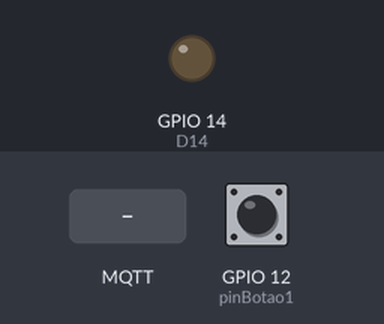
Simulated run of this sketch. Board: ESP8266 (NodeMCU). Parts: output pins drawn as LEDs (lit = HIGH). The inputs (shaded band) are chosen by the test bench; at power-on: GPIO 12 (pinBotao1) HIGH. WiFi joins after 1.5 s; servers stay silent unless stated; no MQTT or app messages arrive unless stated; what the sketch prints to the serial monitor is not drawn.

Above: at 2.7 s.
2.8 s: MQTT message "ligar2" arrives on the first subscribed topic
At 3.9 s:
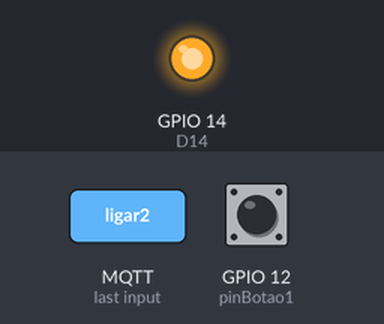
5.9 s: MQTT message "desligar2" arrives on the first subscribed topic
At 6.2 s:
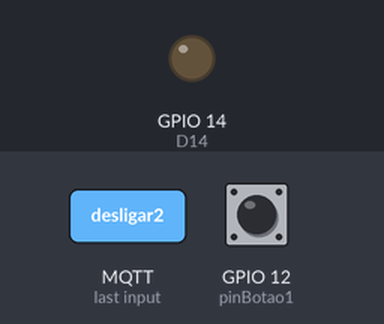
Timing chart, 0 to 8.9 s (numbered marks = the images above; inputs shaded):
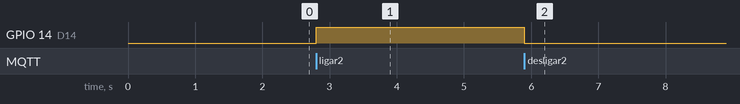

The sketch:

Rakel_2.ino
```cpp
#include <PubSubClient.h> // Importa a Biblioteca PubSubClient
#include <ESP8266WiFi.h>

//defines:
//defines de id mqtt e tópicos para publicação e subscribe
#define TOPICO_SUBSCRIBE "Alimentador_TccRecebe"     //tópico MQTT de escuta
#define TOPICO_PUBLISH   "Alimentador_TccEnvio"    //tópico MQTT de envio de informações para Broker
                                                   //IMPORTANTE: recomendamos fortemente alterar os nomes
                                                   //            desses tópicos. Caso contrário, há grandes
                                                   //            chances de você controlar e monitorar o NodeMCU
                                                   //            de outra pessoa.
#define ID_MQTT  "HomeAut"     //id mqtt (para identificação de sessão)
                               //IMPORTANTE: este deve ser único no broker (ou seja,
                               //            se um client MQTT tentar entrar com o mesmo
                               //            id de outro já conectado ao broker, o broker
                               //            irá fechar a conexão de um deles).


//defines - mapeamento de pinos do NodeMCU


#define D14    14
#define pinBotao1    12 //D6


// WIFI
const char* SSID = "RENATA"; // SSID / nome da rede WI-FI que deseja se conectar
const char* PASSWORD = "010507ggr!"; // Senha da rede WI-FI que deseja se conectar

// MQTT
// MQTT


const char* BROKER_MQTT = "mqtt.eclipseprojects.io"; //URL do broker MQTT que se deseja utilizar
int BROKER_PORT = 1883; // Porta do Broker MQTT


//Variáveis e objetos globais
WiFiClient espClient; // Cria o objeto espClient
PubSubClient MQTT(espClient); // Instancia o Cliente MQTT passando o objeto espClient


//Prototypes
void initWiFi();
void initMQTT();
void reconectWiFi();
void mqtt_callback(char* topic, byte* payload, unsigned int length);
void VerificaConexoesWiFIEMQTT(void);


/*
 *  Implementações das funções
 */
void setup()
{
    //inicializações:


    pinMode(pinBotao1, INPUT_PULLUP);
    pinMode(D14, OUTPUT);
    digitalWrite(D14, LOW);


    Serial.begin(115200);
    initWiFi();
    initMQTT();
}

//Função: inicializa comunicação serial com baudrate 115200 (para fins de monitorar no terminal serial
//        o que está acontecendo.
//Parâmetros: nenhum
//Retorno: nenhum


//Função: inicializa e conecta-se na rede WI-FI desejada
//Parâmetros: nenhum
//Retorno: nenhum


void loop(){
  VerificaConexoesWiFIEMQTT();
  enviaValores();
  MQTT.loop();
}


void initWiFi()
{
    delay(10);
    Serial.println("------Conexao WI-FI------");
    Serial.print("Conectando-se na rede: ");
    Serial.println(SSID);
    Serial.println("Aguarde");

    reconectWiFi();
}

//Função: inicializa parâmetros de conexão MQTT(endereço do
//        broker, porta e seta função de callback)
//Parâmetros: nenhum
//Retorno: nenhum
void initMQTT()
{
    MQTT.setServer(BROKER_MQTT, BROKER_PORT);   //informa qual broker e porta deve ser conectado
    MQTT.setCallback(mqtt_callback);            //atribui função de callback (função chamada quando qualquer informação de um dos tópicos subescritos chega)
}

//Função: função de callback
//        esta função é chamada toda vez que uma informação de
//        um dos tópicos subescritos chega)
//Parâmetros: nenhum
//Retorno: nenhum


void mqtt_callback(char* topic, byte* payload, unsigned int length)
{
    String msg;
    // aqui e recebido a msg enviada pelo Flask

    for(int i = 0; i < length; i++)
    {
       char c = (char)payload[i];
       msg += c;
    }
    Serial.println(msg);

    if(msg == "ligar2"){
      digitalWrite(D14, HIGH);
    }
    else if(msg == "desligar2"){
      digitalWrite(D14, LOW);
    }


}

//Função: reconecta-se ao broker MQTT (caso ainda não esteja conectado ou em caso de a conexão cair)
//        em caso de sucesso na conexão ou reconexão, o subscribe dos tópicos é refeito.
//Parâmetros: nenhum
//Retorno: nenhum
void reconnectMQTT()
{
    while (!MQTT.connected()) {
        Serial.print("* Tentando se conectar ao Broker MQTT: ");
        Serial.println(BROKER_MQTT);
        if (MQTT.connect(ID_MQTT))
        {
            Serial.println("Conectado com sucesso ao broker MQTT!");
            MQTT.subscribe(TOPICO_SUBSCRIBE);
        }
        else
        {
            Serial.println("Falha ao reconectar no broker.");
            Serial.println("Havera nova tentatica de conexao em 2s");
            delay(2000);
        }
    }
}

//Função: reconecta-se ao WiFi
//Parâmetros: nenhum
//Retorno: nenhum
void reconectWiFi()
{
    //se já está conectado a rede WI-FI, nada é feito.
    //Caso contrário, são efetuadas tentativas de conexão
    if (WiFi.status() == WL_CONNECTED)
        return;

    WiFi.begin(SSID, PASSWORD); // Conecta na rede WI-FI

    while (WiFi.status() != WL_CONNECTED)
    {
        delay(100);
        Serial.print(".");
    }

    Serial.println();
    Serial.print("Conectado com sucesso na rede ");
    Serial.print(SSID);
    Serial.println("IP obtido: ");
    Serial.println(WiFi.localIP());
}

//Função: verifica o estado das conexões WiFI e ao broker MQTT.
//        Em caso de desconexão (qualquer uma das duas), a conexão
//        é refeita.
//Parâmetros: nenhum
//Retorno: nenhum
void VerificaConexoesWiFIEMQTT(void)
{
    if (!MQTT.connected())
        reconnectMQTT(); //se não há conexão com o Broker, a conexão é refeita

     reconectWiFi(); //se não há conexão com o WiFI, a conexão é refeita
}


//programa principal

void enviaValores() {
static bool estadoBotao1 = LOW;
static bool estadoBotao1Ant = HIGH;
static unsigned long debounceBotao1;


  estadoBotao1 = digitalRead(pinBotao1);
  if (  (millis() - debounceBotao1) > 30 ) {  //Elimina efeito Bouncing
     if (!estadoBotao1 && estadoBotao1Ant) {


        //Botao Apertado
        MQTT.publish(TOPICO_PUBLISH, "0");
        Serial.println("Botao1 Solto. Payload enviado.");

        debounceBotao1 = millis();
     } else if (estadoBotao1 && !estadoBotao1Ant) {


        //Botao Solto
        MQTT.publish(TOPICO_PUBLISH, "1");
        Serial.println("Botao1 Apertado. Payload enviado.");

        debounceBotao1 = millis();
     }

  }
  estadoBotao1Ant = estadoBotao1;
}
```

Measured:
- after the input at 2.8 s, GPIO 14 (D14): LOW → HIGH at once
- after the input at 5.9 s, GPIO 14 (D14): HIGH → LOW at once
